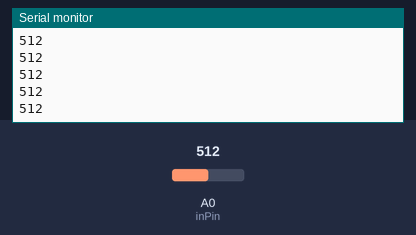
Simulated run of this sketch. Board: Arduino Uno, built with avr-gcc and run on an emulated ATmega328P. On the bench: the last lines printed to the serial monitor. Inputs (shaded band) come from the test bench; at power-on: A0 (inPin) = 512.

Above: at 1.2 s.
1.3 s: A0 (inPin) set to 716
At 1.9 s:
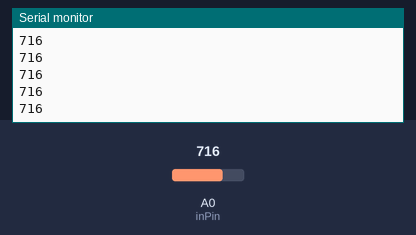
2.8 s: A0 (inPin) set to 900
At 3.9 s:
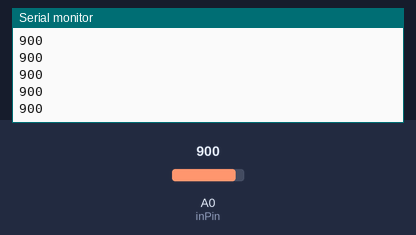
Timing chart, 0 to 5.8 s (numbered marks = the images above; inputs shaded):
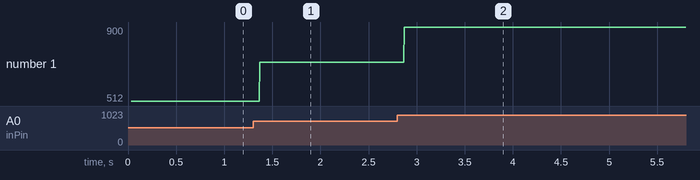

Measured:
- after the input at 1.3 s, the serial monitor: prints a new line after 0.07 s (image 1)
- after the input at 2.8 s, the serial monitor: prints a new line after 0.07 s (image 2)
- plotted number 1: 512 → 716 after the input at 1.3 s, 716 → 900 after the input at 2.8 s

The sketch:

light_sensor.ino
```cpp
//Variables
int inPin = A0; //Pin the sensor is connected to
int sensorVal = 0; //Variable to store sensor data
void setup() {
// put your setup code here, to run once:
Serial.begin(9600);
Serial.println("Serial Communication started...\n");
}
void loop() {
// put your main code here, to run repeatedly:
sensorVal = analogRead(inPin); //analogRead will read the voltage on the pin specified and return it as a value between 0 and 1024.
Serial.println(sensorVal); //Print the sensor reading to the serial window so we can view the data.
}
```
